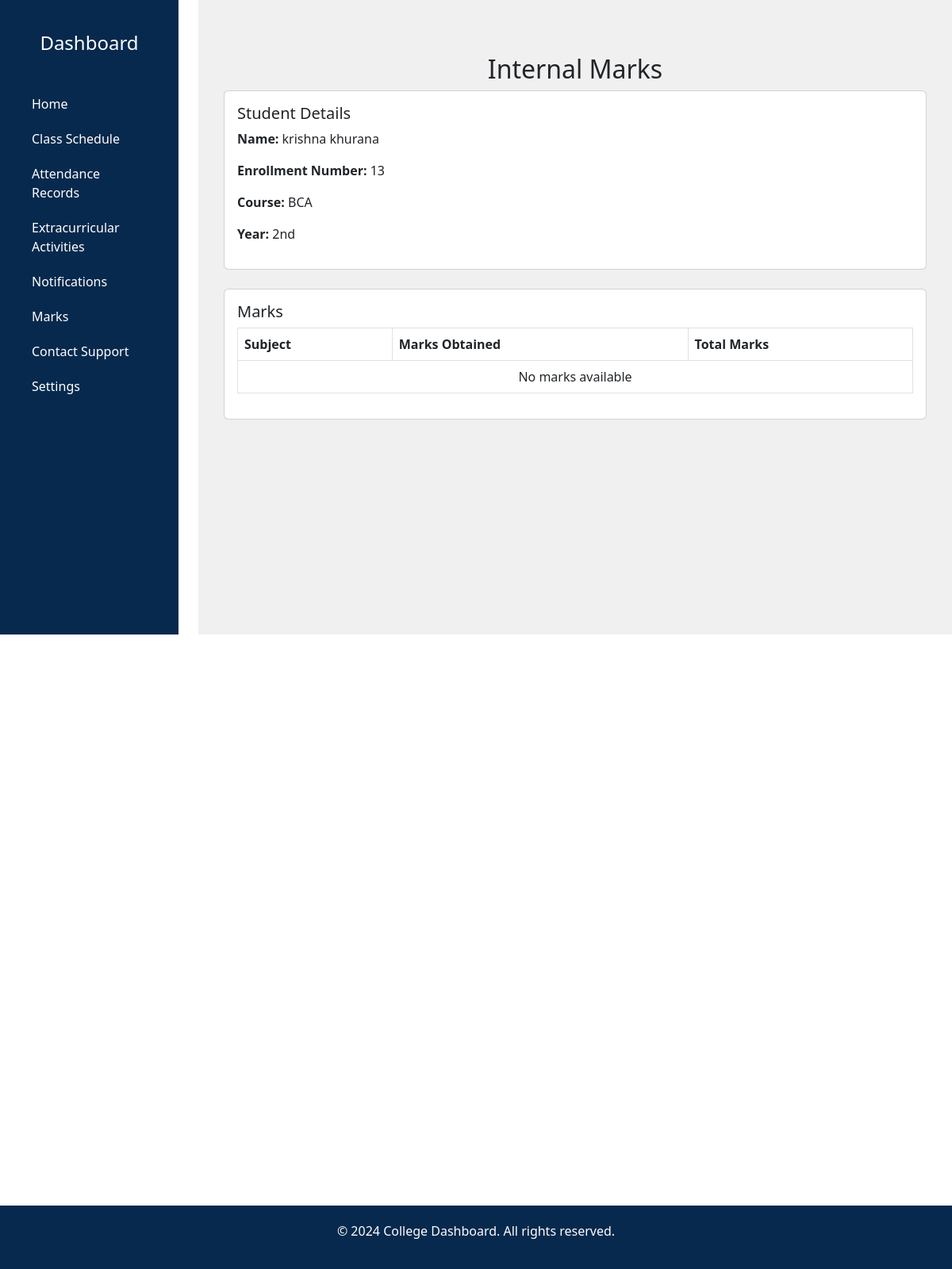
The app's page /marks.php (signed in) with its own data.
### tables this page shows
CREATE TABLE IF NOT EXISTS `student_info` (
  `enrollment_number` int NOT NULL,
  `name` varchar(100) NOT NULL,
  `course` varchar(50) DEFAULT NULL,
  `year` varchar(10) DEFAULT NULL,
  `section` varchar(10) DEFAULT NULL,
  `dob` date DEFAULT NULL,
  `aadhaar_number` bigint DEFAULT NULL,
  `gmail` varchar(100) DEFAULT NULL,
  `abc_id` varchar(50) DEFAULT NULL,
  `phone_number` varchar(15) DEFAULT NULL,
  `address` varchar(255) DEFAULT NULL,
  `guardian_phone_number` varchar(10) NOT NULL,
  PRIMARY KEY (`enrollment_number`)
);

### marks.php (the view, shortened to what this page needs)
<?php
$servername = "localhost";
$username = "root";
$password = "";
$dbname = "college_dashboard";
$conn = new mysqli($servername, $username, $password, $dbname);
$enrollment_number = $_SESSION['enrollment_number'];
$sql_student = "SELECT name,enrollment_number, course, year FROM student_info WHERE enrollment_number = ?";
$stmt_student = $conn->prepare($sql_student);
$stmt_student->bind_param("s", $enrollment_number);
$stmt_student->execute();
$result_student = $stmt_student->get_result();
$student = $result_student->fetch_assoc();
$sql_marks = "SELECT subject, marks, total_marks FROM marks WHERE enrollment_number = ?";
$stmt_marks = $conn->prepare($sql_marks);
$stmt_marks->bind_param("s", $enrollment_number);
$stmt_marks->execute();
$result_marks = $stmt_marks->get_result();
?>
<!DOCTYPE html>
<html lang="en">
<head>
    <link href="https://cdn.jsdelivr.net/npm/bootstrap@5.3.0-alpha3/dist/css/bootstrap.min.css" rel="stylesheet">
</head>
<body>
    <?php include('header.php') ?>
    <div class="main-content">
        <div class="container mt-5">
            <h2 class="text-center">Internal Marks</h2>
            <div class="card mb-4">
                <div class="card-body">
                    <h5 class="card-title">Student Details</h5>
                    <p><strong>Name:</strong> <?php echo htmlspecialchars($student['name']); ?></p>
                    <p><strong>Enrollment Number:</strong> <?php echo htmlspecialchars($student['enrollment_number']); ?></p>
                    <p><strong>Course:</strong> <?php echo htmlspecialchars($student['course']); ?></p>
                    <p><strong>Year:</strong> <?php echo htmlspecialchars($student['year']); ?></p>
                </div>
            </div>
            <div class="card">
                <div class="card-body">
                    <h5 class="card-title">Marks</h5>
                    <table class="table table-bordered">
                        <thead>
                            <tr>
                                <th>Subject</th>
                                <th>Marks Obtained</th>
                                <th>Total Marks</th>
                            </tr>
                        </thead>
                        <tbody>
                            <?php if ($result_marks->num_rows > 0): ?>
                                <?php while ($row = $result_marks->fetch_assoc()): ?>
                                    <tr>
                                        <td><?php echo htmlspecialchars($row['subject']); ?></td>
                                        <td><?php echo htmlspecialchars($row['marks']); ?></td>
                                        <td><?php echo htmlspecialchars($row['total_marks']); ?></td>
                                    </tr>
                                <?php endwhile; ?>
                            <?php else: ?>
                                <tr>
                                    <td colspan="3" class="text-center">No marks available</td>
                                </tr>
                            <?php endif; ?>
                        </tbody>
                    </table>
                </div>
            </div>
        </div>
    </div>
<?php include('footer.php') ?>
</body>
</html>

### marks.php (style rules this page uses)
body { background-color: #f7f9fb; margin: 0; padding: 0; }
.main-content { margin-left: 240px; padding: 20px; transition: margin-left 0.3s; }
.container { max-width: 100%; }

### header.php (style rules this page uses)
body, html { margin: 0; padding: 0; width: 100%; height: 100%; background-color: #f0f0f0; }
.main-content { margin-left: 250px; padding-top: 20px; min-height: 100vh; background-color: #f0f0f0; }

### footer.php (style rules this page uses)
html, body { height: 100%; }

### records on screen
student_info: name "krishna khurana", enrollment_number "13", course "BCA", year "2nd"
